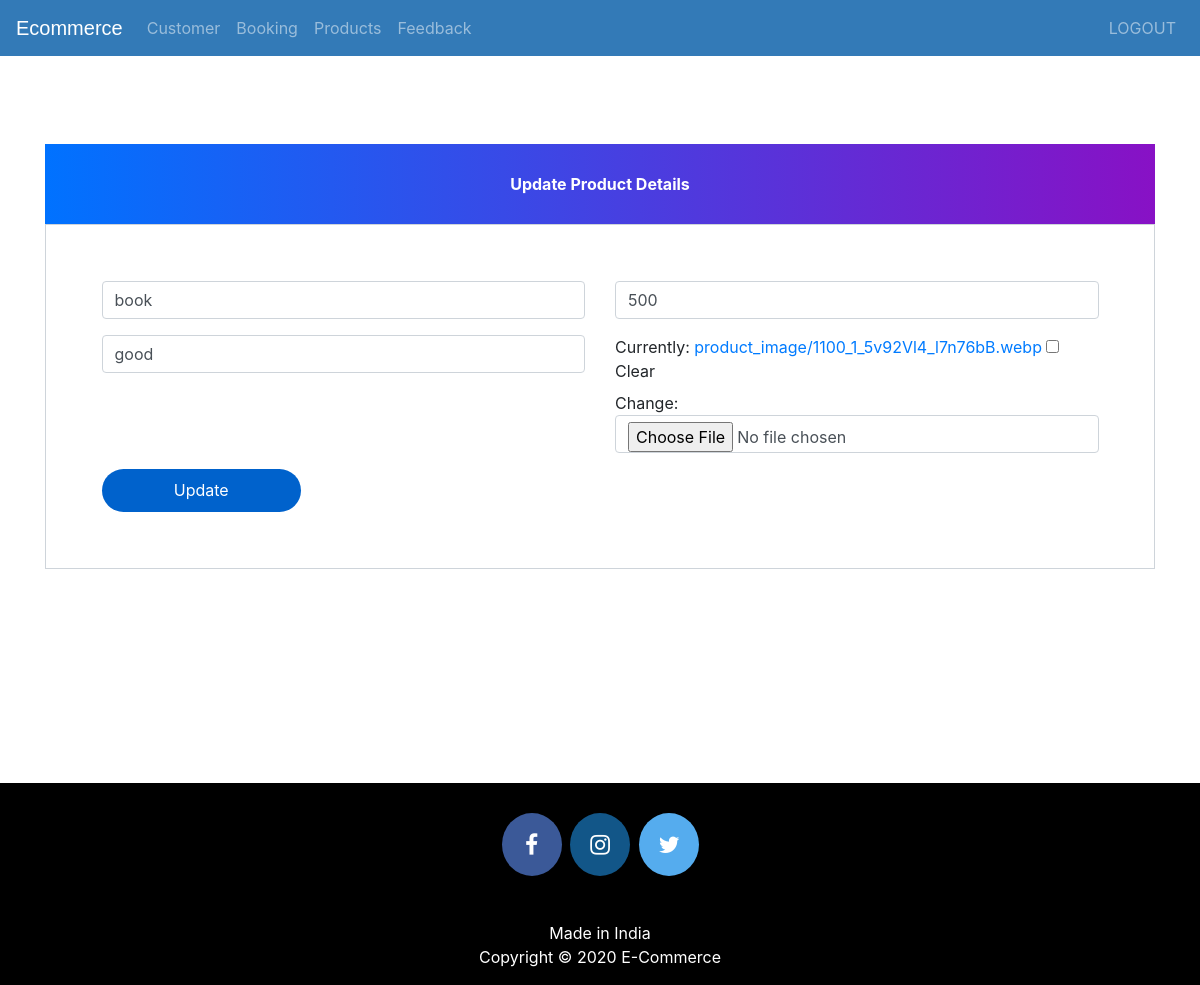
The app's page /update-product/5 (signed in) with its own data.
### ecom/models.py (models this page shows, shortened)
class Product(models.Model):
    name=models.CharField(max_length=40)
    product_image= models.ImageField(upload_to='product_image/',null=True,blank=True)
    price = models.PositiveIntegerField()
    description=models.CharField(max_length=40)

### ecom/views.py (the view)
# urls.py: path('update-product/<int:pk>', views.update_product_view,name='update-product'),
@login_required(login_url='adminlogin')
def update_product_view(request,pk):
    product=models.Product.objects.get(id=pk)
    productForm=forms.ProductForm(instance=product)
    if request.method=='POST':
        productForm=forms.ProductForm(request.POST,request.FILES,instance=product)
        if productForm.is_valid():
            productForm.save()
            return redirect('admin-products')
    return render(request,'ecom/admin_update_product.html',{'productForm':productForm})

### ecom/forms.py
class ProductForm(forms.ModelForm):
    class Meta:
        model=models.Product
        fields=['name','price','description','product_image']

### templates/ecom/admin_update_product.html (shortened to what this page needs)
{% extends 'ecom/admin_base.html' %}
{% load widget_tweaks %}
{% block content %}
<head>
  <link href="//maxcdn.bootstrapcdn.com/bootstrap/4.1.1/css/bootstrap.min.css" rel="stylesheet" id="bootstrap-css">
</head>
<br><br><br><br><br><br>
<form method="post" enctype="multipart/form-data">
  <div class="container register-form">
    <div class="form">
      <div class="note">
        <p>Update Product Details</p>
      </div>
      <div class="form-content">
        <div class="row">
          <div class="col-md-6">
            <div class="form-group">
              {% render_field productForm.name class="form-control" placeholder="Product Name" %}
            </div>
            <div class="form-group">
              {% render_field productForm.description class="form-control" placeholder="Description" %}
            </div>
          </div>
          <div class="col-md-6">
            <div class="form-group">
              {% render_field productForm.price class="form-control" placeholder="Price" %}
            </div>
            <div class="form-group">
              {% render_field productForm.product_image class="form-control" placeholder="product_image" %}
            </div>
          </div>
        </div>
        <button type="submit" class="btnSubmit">Update</button>
      </div>
    </div>
  </div>
</form>
{% endblock content %}

### templates/ecom/admin_base.html (style rules this page uses)
p { text-align: center; }

### templates/ecom/admin_update_product.html (style rules this page uses)
a:link { text-decoration: none; }
.note { text-align: center; height: 80px; background: -webkit-linear-gradient(left, #0072ff, #8811c5); color: #fff; font-weight: bold; line-height: 80px; }
.form-content { padding: 5%; border: 1px solid #ced4da; margin-bottom: 2%; }
.form-control { border-radius: 1.5rem; }
.btnSubmit { border: none; border-radius: 1.5rem; padding: 1%; width: 20%; cursor: pointer; background: #0062cc; color: #fff; }

### records on screen
Product: name "book", description "good", price "500"
